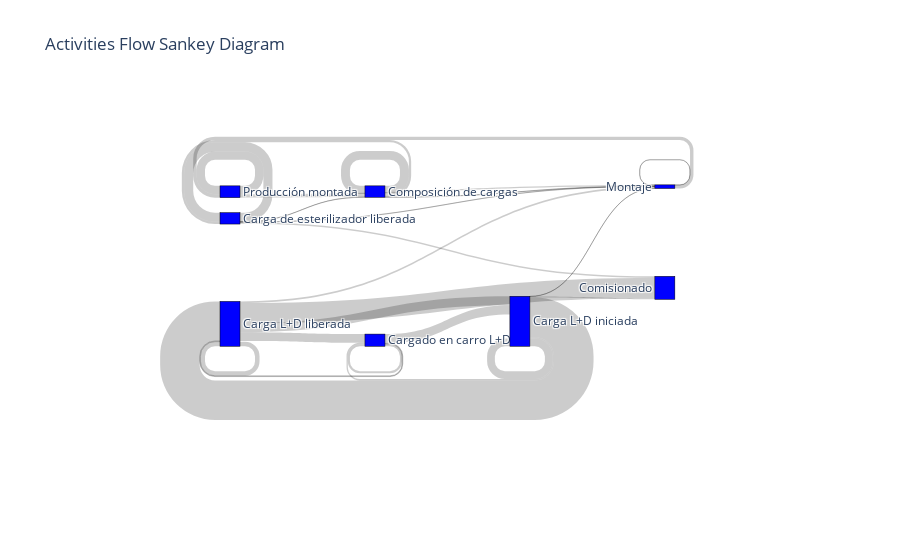

The code cell stored with this chart in its notebook:
### Code cell
fig = go.Figure(data=[go.Sankey(
    node=dict(
        pad=15,
        thickness=20,
        line=dict(color="black", width=0.5),
        label=list(set(sddf4['e1a'].tolist() + sddf4['e2a'].tolist())),
        color="blue"
    ),
    link=dict(
        source=sddf4['e1a'].map(lambda x: list(set(sddf4['e1a'].tolist() + sddf4['e2a'].tolist())).index(x)),
        target=sddf4['e2a'].map(lambda x: list(set(sddf4['e1a'].tolist() + sddf4['e2a'].tolist())).index(x)),
        value=sddf4['c']
    )
)])

fig.update_layout(title_text="Activities Flow Sankey Diagram")
fig.show()

### Figure 1 — Plotly figure (JSON) as saved in the notebook; plotly's stock layout.template omitted (floating-point values rounded to 4 significant figures)
{"data": [{"link": {"source": [3, 3, 3, 7, 7, 7, 7, 7, 0, 0, 0, 0, 0, 2, 2, 1, 1, 1, 6, 6, 6, 5, 5, 5, 5], "target": [7, 3, 0, 0, 7, 3, 2, 4, 7, 3, 0, 2, 4, 1, 2, 1, 6, 2, 6, 5, 2, 5, 4, 6, 2], "value": [49, 11, 4, 208, 41, 7, 1, 6, 47, 46, 24, 9, 106, 18, 1, 44, 12, 6, 47, 12, 1, 48, 9, 1, 1]}, "node": {"color": "blue", "label": ["Carga L+D liberada", "Producción montada", "Montaje", "Cargado en carro L+D", "Comisionado", "Carga de esterilizador liberada", "Composición de cargas", "Carga L+D iniciada"], "line": {"color": "black", "width": 0.5}, "pad": 15, "thickness": 20}, "type": "sankey"}], "layout": {"title": {"text": "Activities Flow Sankey Diagram"}}}
